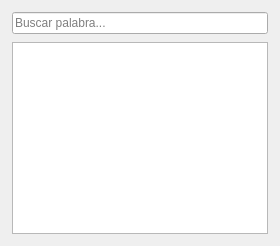
<?xml version="1.0" encoding="UTF-8"?>
<ui version="4.0">
 <class>DictionaryPage</class>
 <widget class="QWidget" name="DictionaryPage">
  <layout class="QVBoxLayout" name="layoutDictionary">
   <property name="spacing">
    <number>8</number>
   </property>
   <property name="margin">
    <number>12</number>
   </property>

   <item>
    <widget class="QLineEdit" name="lineEditSearch">
     <property name="placeholderText">
      <string>Buscar palabra...</string>
     </property>
    </widget>
   </item>

   <item>
    <widget class="QListView" name="listResults"/>
   </item>

  </layout>
 </widget>
 <resources/>
 <connections/>
</ui>
